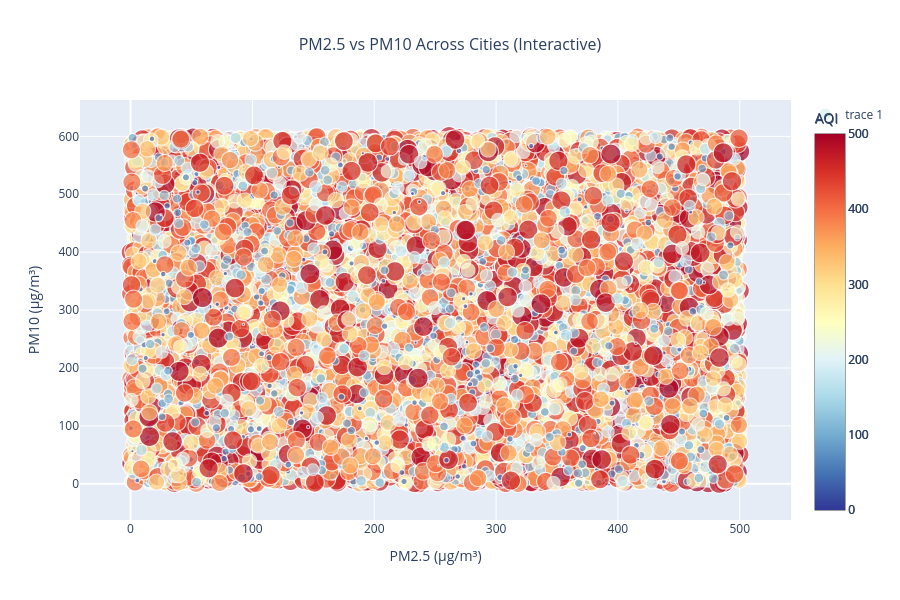

Write notebook code for a chart like this one.
### Code cell
# 5. Interactive Plotly Scatter Plot: PM2.5 vs PM10 across cities
print("Creating Interactive PM2.5 vs PM10 Scatter Plot...")

# Create interactive scatter plot
fig = px.scatter(city_day_cleaned, 
                 x='PM2.5', 
                 y='PM10', 
                 color='AQI',
                 size='AQI',
                 hover_data=['City', 'Datetime', 'AQI'],
                 title='PM2.5 vs PM10 Across Cities (Interactive)',
                 labels={'PM2.5': 'PM2.5 (μg/m³)', 'PM10': 'PM10 (μg/m³)'},
                 color_continuous_scale='RdYlBu_r')

# Update layout
fig.update_layout(
    width=900,
    height=600,
    title_font_size=16,
    title_x=0.5
)

# Add trend line
fig.add_trace(go.Scatter(
    x=city_day_cleaned['PM2.5'],
    y=city_day_cleaned['PM10'],
    mode='markers',
    marker=dict(
        size=8,
        color=city_day_cleaned['AQI'],
        colorscale='RdYlBu_r',
        showscale=True,
        colorbar=dict(title="AQI")
    ),
    text=city_day_cleaned['City'],
    hovertemplate='<b>%{text}</b><br>' +
                  'PM2.5: %{x:.1f} μg/m³<br>' +
                  'PM10: %{y:.1f} μg/m³<br>' +
                  'AQI: %{marker.color:.1f}<br>' +
                  '<extra></extra>'
))

fig.show()

# Also create a static version for better visibility
plt.figure(figsize=(12, 8))
scatter = plt.scatter(city_day_cleaned['PM2.5'], city_day_cleaned['PM10'], 
                     c=city_day_cleaned['AQI'], cmap='RdYlBu_r', alpha=0.6, s=50)
plt.colorbar(scatter, label='AQI')
plt.xlabel('PM2.5 (μg/m³)', fontsize=12)
plt.ylabel('PM10 (μg/m³)', fontsize=12)
plt.title('PM2.5 vs PM10 Across Cities', fontsize=16, fontweight='bold', pad=20)
plt.grid(True, alpha=0.3)

# Add correlation coefficient
correlation_pm = city_day_cleaned['PM2.5'].corr(city_day_cleaned['PM10'])
plt.text(0.05, 0.95, f'Correlation: {correlation_pm:.3f}', 
         transform=plt.gca().transAxes, fontsize=12, 
         bbox=dict(boxstyle='round', facecolor='white', alpha=0.8))

plt.tight_layout()
plt.show()

### Figure 1 — Plotly figure (JSON) as saved in the notebook; plotly's stock layout.template omitted (floating-point values rounded to 4 significant figures; data arrays with more than 128 entries replaced by an {"elided": "..."} marker saying what was removed)
{"data": [{"customdata": {"elided": "18265x3 mixed values"}, "hovertemplate": "PM2.5 (μg/m³)=%{x}<br>PM10 (μg/m³)=%{y}<br>AQI=%{marker.color}<br>City=%{customdata[0]}<br>Datetime=%{customdata[1]}<extra></extra>", "legendgroup": "", "marker": {"color": {"elided": "18265 float values"}, "coloraxis": "coloraxis", "size": {"elided": "18265 float values"}, "sizemode": "area", "sizeref": 1.25, "symbol": "circle"}, "mode": "markers", "name": "", "showlegend": false, "type": "scattergl", "x": {"elided": "18265 float values"}, "xaxis": "x", "y": {"elided": "18265 float values"}, "yaxis": "y"}, {"hovertemplate": "<b>%{text}</b><br>PM2.5: %{x:.1f} μg/m³<br>PM10: %{y:.1f} μg/m³<br>AQI: %{marker.color:.1f}<br><extra></extra>", "marker": {"color": {"elided": "18265 float values"}, "colorbar": {"title": {"text": "AQI"}}, "colorscale": [[0, "rgb(49,54,149)"], [0.1, "rgb(69,117,180)"], [0.2, "rgb(116,173,209)"], [0.3, "rgb(171,217,233)"], [0.4, "rgb(224,243,248)"], [0.5, "rgb(255,255,191)"], [0.6, "rgb(254,224,144)"], [0.7, "rgb(253,174,97)"], [0.8, "rgb(244,109,67)"], [0.9, "rgb(215,48,39)"], [1, "rgb(165,0,38)"]], "showscale": true, "size": 8}, "mode": "markers", "text": {"elided": "18265 str values"}, "type": "scatter", "x": {"elided": "18265 float values"}, "y": {"elided": "18265 float values"}}], "layout": {"coloraxis": {"colorbar": {"title": {"text": "AQI"}}, "colorscale": [[0, "rgb(49,54,149)"], [0.1, "rgb(69,117,180)"], [0.2, "rgb(116,173,209)"], [0.3, "rgb(171,217,233)"], [0.4, "rgb(224,243,248)"], [0.5, "rgb(255,255,191)"], [0.6, "rgb(254,224,144)"], [0.7, "rgb(253,174,97)"], [0.8, "rgb(244,109,67)"], [0.9, "rgb(215,48,39)"], [1, "rgb(165,0,38)"]]}, "height": 600, "legend": {"itemsizing": "constant", "tracegroupgap": 0}, "title": {"font": {"size": 16}, "text": "PM2.5 vs PM10 Across Cities (Interactive)", "x": 0.5}, "width": 900, "xaxis": {"anchor": "y", "domain": [0, 1], "title": {"text": "PM2.5 (μg/m³)"}}, "yaxis": {"anchor": "x", "domain": [0, 1], "title": {"text": "PM10 (μg/m³)"}}}}
